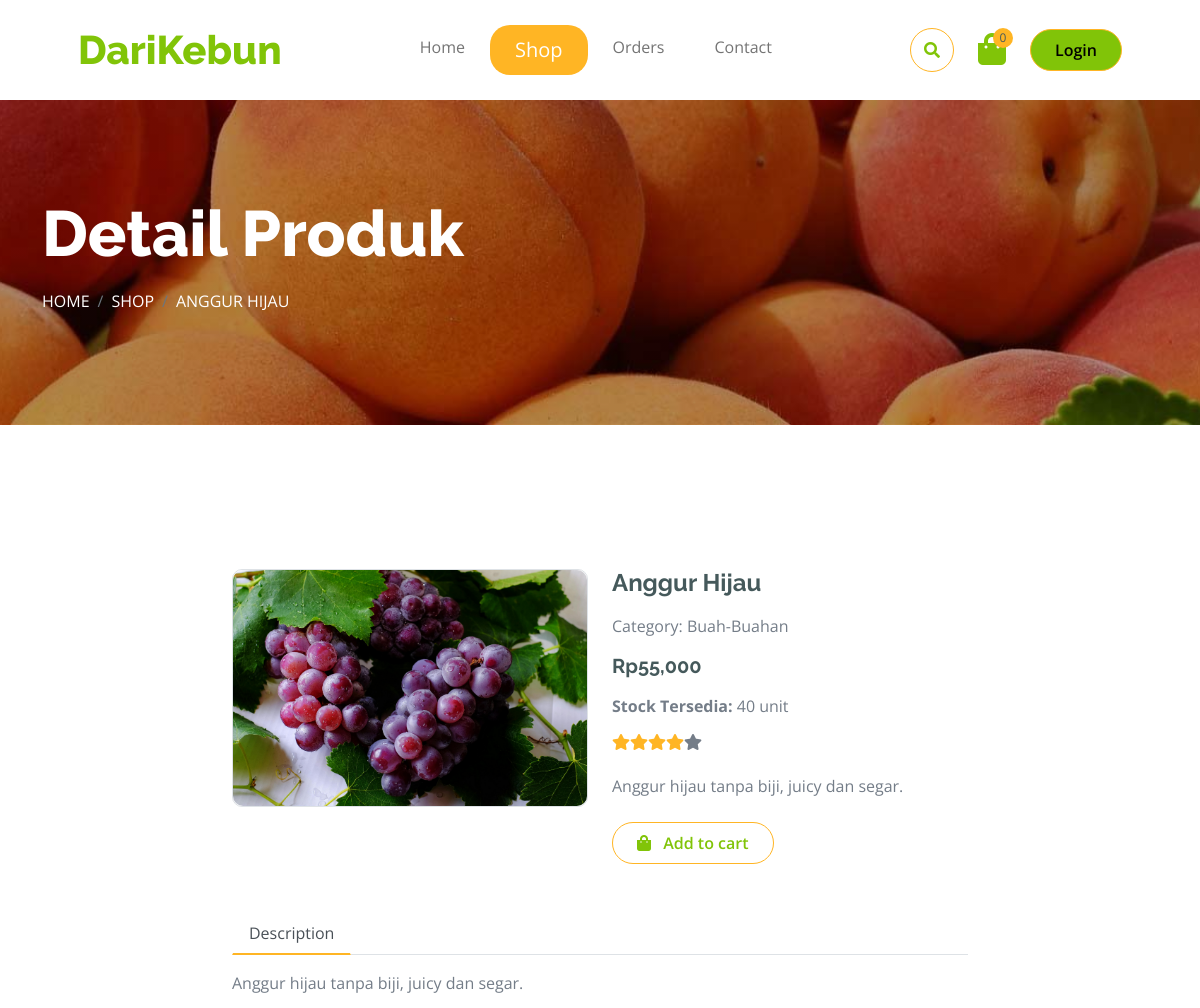
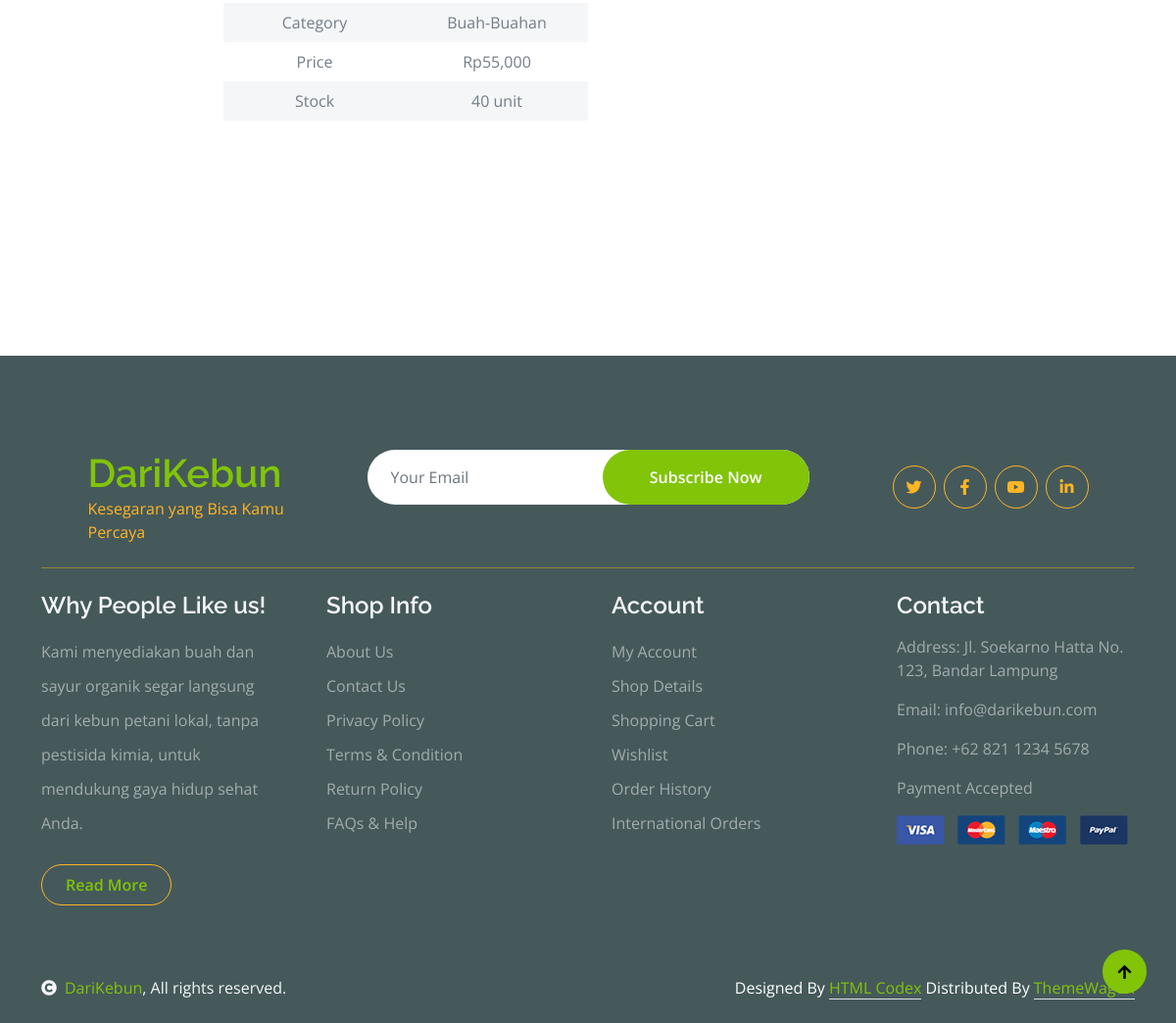
Screenshot of /detail_product.php?id=3 with the database file from the repository (2 pictures, top to bottom).
### tables this page shows
CREATE TABLE `products` (
  `id` int(11) NOT NULL,
  `name` varchar(100) NOT NULL,
  `description` text DEFAULT NULL,
  `price` decimal(10,2) NOT NULL,
  `image` varchar(255) NOT NULL,
  `stock` int(11) DEFAULT 0,
  `category_id` int(11) DEFAULT NULL,
  `created_at` timestamp NOT NULL DEFAULT current_timestamp(),
  `berat_jual` int(11) NOT NULL
);

CREATE TABLE `categories` (
  `id` int(11) NOT NULL,
  `name` varchar(50) NOT NULL,
  `slug` varchar(50) NOT NULL,
  `description` text DEFAULT NULL,
  `image` varchar(255) DEFAULT NULL,
  `created_at` timestamp NOT NULL DEFAULT current_timestamp()
);

### includes/functions.php (called while the page is built, shortened)
<?php
function getProductById($id) {
    global $connect;
    $sql = "SELECT p.*, c.name AS category_name, c.slug
            FROM products p
            LEFT JOIN categories c ON p.category_id = c.id
            WHERE p.id = ?";
    $stmt = mysqli_prepare($connect, $sql);
    mysqli_stmt_bind_param($stmt, "i", $id);
    mysqli_stmt_execute($stmt);
    $result = mysqli_stmt_get_result($stmt);
    return mysqli_fetch_assoc($result);
}
?>

### detail_product.php (the view, shortened to what this page needs)
<?php
require_once 'includes/config.php';
require_once 'includes/head.php';
require_once 'includes/functions.php';
$product_id = (int)$_GET['id'];
$product = getProductById($product_id);
require_once 'includes/navbar.php';
?>
<body>
    <div class="container-fluid page-header py-5 mb-5">
        <div class="container py-5">
            <h1 class="display-3 text-white mb-3 animated slideInDown">Detail Produk</h1>
            <nav aria-label="breadcrumb animated slideInDown">
                <ol class="breadcrumb text-uppercase">
                    <li class="breadcrumb-item"><a href="index.php" class="text-white">Home</a></li>
                    <li class="breadcrumb-item"><a href="shop.php" class="text-white">Shop</a></li>
                    <li class="breadcrumb-item text-white active" aria-current="page"><?php echo htmlspecialchars($product['name']); ?></li>
                </ol>
            </nav>
        </div>
    </div>
    <div class="container-fluid align-items-center py-5">
        <div class="container py-5">
            <div class="row g-4 mb-5 justify-content-center">
                <div class="col-lg-8">
                    <div class="row g-4">
                        <div class="col-lg-6">
                            <div class="border rounded">
                                <img src="<?php echo htmlspecialchars($product['image']); ?>"
                                     class="img-fluid rounded"
                                     alt="<?php echo htmlspecialchars($product['name']); ?>">
                            </div>
                        </div>
                        <div class="col-lg-6">
                            <h4 class="fw-bold mb-3"><?php echo htmlspecialchars($product['name']); ?></h4>
                            <p class="mb-3">Category: <?php echo htmlspecialchars($product['category_name']); ?></p>
                            <h5 class="fw-bold mb-3">Rp<?php echo number_format($product['price']); ?></h5>
                            <div class="mb-3">
                                <p><strong>Stock Tersedia:</strong> <?php echo $product['stock']; ?> unit</p>
                            </div>
                            <div class="d-flex mb-4">
                                <i class="fa fa-star text-secondary"></i>
                                <i class="fa fa-star text-secondary"></i>
                                <i class="fa fa-star text-secondary"></i>
                                <i class="fa fa-star text-secondary"></i>
                                <i class="fa fa-star"></i>
                            </div>
                            <p class="mb-4"><?php echo htmlspecialchars($product['description'] ?? 'Produk organik segar berkualitas tinggi.'); ?></p>
                            <a href="#" class="btn border border-secondary rounded-pill px-4 py-2 mb-4 text-primary add-to-cart-btn"
                               data-product-id="<?php echo $product['id']; ?>">
                                <i class="fa fa-shopping-bag me-2 text-primary"></i> Add to cart
                            </a>
                        </div>
                        <div class="col-lg-12">
                            <nav>
                                <div class="nav nav-tabs mb-3">
                                    <button class="nav-link active border-white border-bottom-0" type="button" role="tab"
                                        id="nav-about-tab" data-bs-toggle="tab" data-bs-target="#nav-about"
                                        aria-controls="nav-about" aria-selected="true">Description</button>
                                </div>
                            </nav>
                            <div class="tab-content mb-5">
                                <div class="tab-pane active" id="nav-about" role="tabpanel" aria-labelledby="nav-about-tab">
                                    <p><?php echo htmlspecialchars($product['description'] ?? 'Deskripsi produk akan segera ditambahkan.'); ?></p>
                                    <div class="px-2">
                                        <div class="row g-4">
                                            <div class="col-6">
                                                <div class="row bg-light align-items-center text-center justify-content-center py-2">
                                                    <div class="col-6">
                                                        <p class="mb-0">Category</p>
                                                    </div>
                                                    <div class="col-6">
                                                        <p class="mb-0"><?php echo htmlspecialchars($product['category_name']); ?></p>
                                                    </div>
                                                </div>
                                                <div class="row text-center align-items-center justify-content-center py-2">
                                                    <div class="col-6">
                                                        <p class="mb-0">Price</p>
                                                    </div>
                                                    <div class="col-6">
                                                        <p class="mb-0">Rp<?php echo number_format($product['price']); ?></p>
                                                    </div>
                                                </div>
                                                <div class="row bg-light text-center align-items-center justify-content-center py-2">
                                                    <div class="col-6">
                                                        <p class="mb-0">Stock</p>
                                                    </div>
                                                    <div class="col-6">
                                                        <p class="mb-0"><?php echo $product['stock']; ?> unit</p>
                                                    </div>
                                                </div>
                                            </div>
                                        </div>
                                    </div>
                                </div>
                            </div>
                        </div>
                    </div>
                </div>
            </div>
        </div>
    </div>
    <?php
    require_once 'includes/footer.php';
    ?>
</body>
</html>

### css/style.css (style rules this page uses)
.btn { font-weight: 600; transition: .5s; }
.btn.border-secondary { transition: 0.5s; }
.page-header { position: relative; background: linear-gradient(rgba(0, 0, 0, 0.3), rgba(0, 0, 0, 0.3)), url(../img/cart-page-header-img.jpg); background-position: center center; background-repeat: no-repeat; background-size: cover; }
@media (min-width: 992px) { .hero-header, .page-header { margin-top: 100px !important; } }
.nav.nav-tabs .nav-link.active { border-bottom: 2px solid var(--bs-secondary) !important; }

### rows the page displays
products: name "ANGGUR HIJAU", image (picture), name "Anggur Hijau", category.name "Buah-Buahan", price "55,000", stock "40", description "Anggur hijau tanpa biji, juicy dan segar."

### other values shown
getCartCount() "0"
